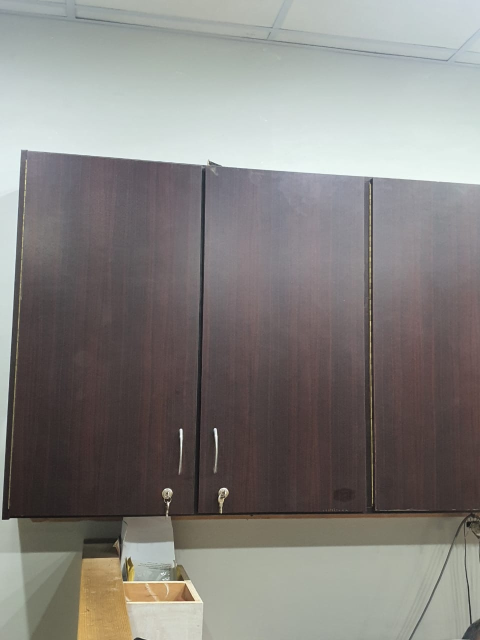
#> input picture Input/cup.jpg, 960 x 1280 px (shown at 1/2 size)
$ python -i colorextraction.py   (imports and definitions only)
#> lines starting #> are read from the running program, lines starting #| are printed output that depends on the picture; after the words box and inside, x2 and y2 are one past the last pixel; in counts of white or black regions, pixels touching at a corner belong together
### colormask.py
import cv2
import numpy as np
from matplotlib import pyplot as plt

import imutils

def segment(path):
#> called with path = 'Input/cup.jpg'
    img = cv2.imread(path)
#> img is the input picture: shape (1280, 960, 3); mean B, G, R 127, 130.3, 133
    img2=img.copy()
    edges = cv2.Canny(img.copy(),100,200)
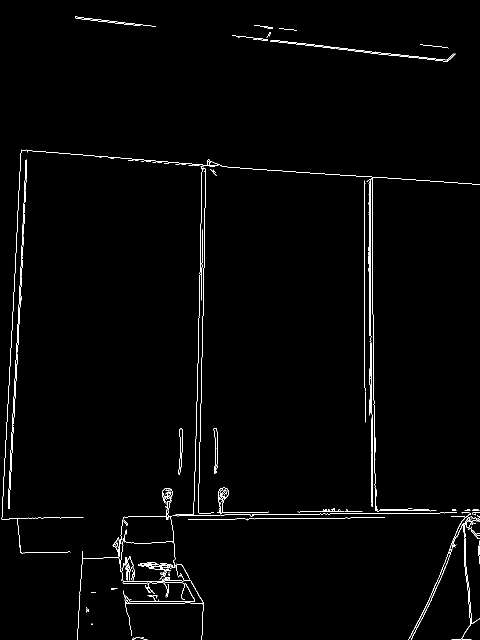
#> edges: shape (1280, 960) (shown at 1/2 size); 1.3% white in thin lines or dots
    image = edges
    image = cv2.cvtColor(image, cv2.COLOR_BGR2RGB)
#> image: shape (1280, 960, 3); 1.3% white in thin lines or dots
    # convert to grayscale
    gray = cv2.cvtColor(image, cv2.COLOR_RGB2GRAY)

    _, binary = cv2.threshold(gray,135,135, cv2.THRESH_BINARY_INV)
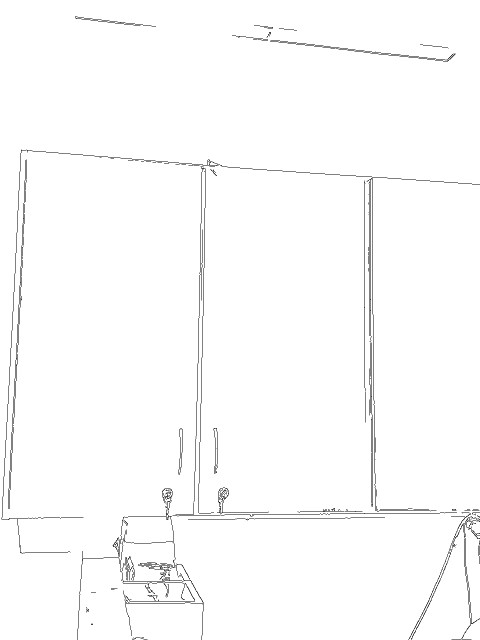
#> binary: shape (1280, 960) (shown at 1/2 size); values 0 (black) and 135 (white), 98.7% white; black in thin lines or dots
    contours, hierarchy = cv2.findContours(binary, cv2.RETR_TREE   , cv2.RETR_TREE)
#> contours = 1273 contours, 1198 with area under 20; largest, box (x1, y1, x2, y2) and area: (0, 0, 960, 1280) 1225800, (739, 366, 742, 673) 328, (246, 1160, 331, 1165) 168, (728, 535, 731, 689) 153, (327, 1169, 391, 1204) 144
    # draw all contours
    n=len(contours)-1
#> n = 1272
    contours=sorted(contours,key=cv2.contourArea,reverse=False)[:n]
#> contours = 1272 contours, 1198 with area under 20; largest, box (x1, y1, x2, y2) and area: (739, 366, 742, 673) 328, (246, 1160, 331, 1165) 168, (728, 535, 731, 689) 153, (327, 1169, 391, 1204) 144, (741, 828, 745, 906) 108
    for c in contours:
        hull=cv2.convexHull(c)
        cv2.drawContours(image,[hull],0,(0,255,0),2)
        g2 = cv2.cvtColor(image, cv2.COLOR_BGR2GRAY)
        r, t2 = cv2.threshold(g2, 140,180, cv2.THRESH_BINARY)

        masked = cv2.bitwise_and(img2, img2, mask = t2)
#> this loop made 1272 passes
#> (c, hull) on passes 1 to 3: ([[934, 1278], [938, 1278]], [[938, 1278], [934, 1278]]), ([[909, 1278], [913, 1278]], [[913, 1278], [909, 1278]]), ([[286, 1278], [291, 1278]], [[291, 1278], [286, 1278]])
#> pass 1, in segment, `masked = cv2.bitwise_and(img2, img2, mask = t2)`:
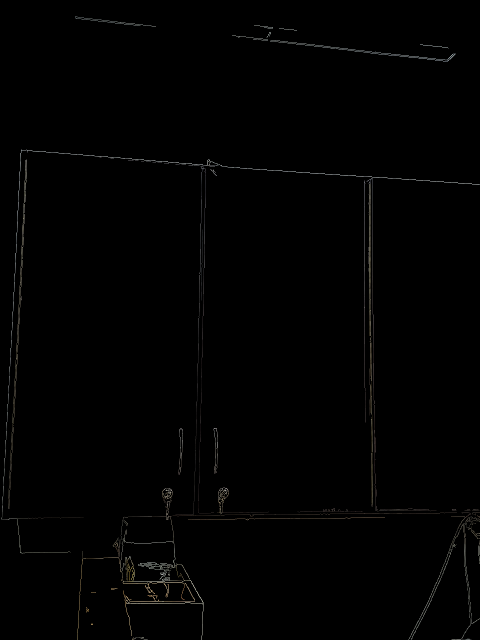
#> masked: shape (1280, 960, 3) (shown at 1/2 size); mean B, G, R 1.4, 1.5, 1.6
#> after the loop: image: shape (1280, 960, 3); mean R, G, B 0.1, 10.4, 0.1
    return masked

### colorextraction.py
from collections import Counter
from sklearn.cluster import KMeans
from matplotlib import colors
import matplotlib.pyplot as plt
import numpy as np
import cv2
from colormask import segment
import webcolors

from sklearn.metrics import mean_squared_error

def rgb_to_hex(rgb_color):
    hex_color = "#"
    for i in rgb_color:
        hex_color += ("{:02x}".format(int(i)))
    return hex_color
def preprocess(raw):
    image = cv2.resize(raw, (299, 299), interpolation = cv2.INTER_AREA)
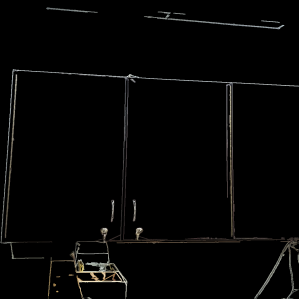
#> image: shape (299, 299, 3); mean R, G, B 5, 4.8, 4.4
    image = image.reshape(image.shape[0]*image.shape[1], 3)
    return image
def analyze(img,a):
#> called with img = array of shape (89401, 3), a = 'a'
    clf = KMeans(n_clusters = 5)
    color_labels = clf.fit_predict(img)
    center_colors = clf.cluster_centers_
    counts = Counter(color_labels)
#> counts = {0: 84067, 1: 1560, 2: 2135, 4: 1104, 3: 535}
    ordered_colors = [center_colors[i] for i in counts.keys()]
#> ordered_colors = [[0.151, 0.138, 0.125], [78.51, 75.21, 69.24], [39.63, 36.36, 33.23], [119.5, 119, 110.5], [171.6, 168.4, 152.6]]
    hex_colors = [rgb_to_hex(ordered_colors[i]) for i in counts.keys()]
#> the loop in rgb_to_hex, `for i in rgb_color:` made 3 passes
#> (i, hex_color) on passes 1 to 3: (0.151, '#00'), (0.138, '#0000'), (0.125, '#000000')
#> the loop in rgb_to_hex (call 2), `for i in rgb_color:` made 3 passes
#> (i, hex_color) on passes 1 to 3: (78.51, '#4e'), (75.21, '#4e4b'), (69.24, '#4e4b45')
#> hex_colors = ['#000000', '#4e4b45', '#272421', '#aba898', '#77766e']
    plt.figure(figsize = (12, 8))
    plt.pie(counts.values(), labels = hex_colors, colors = hex_colors)
    #print("Found the following colors:\n")
    plt.savefig(a+".png")
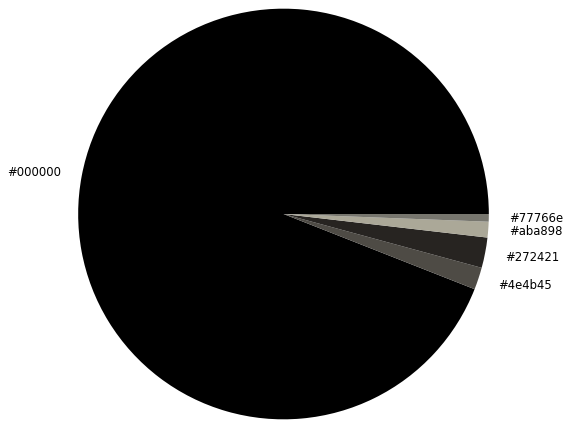
#> figure drawn by matplotlib, 1 panel
    lis={}
    for color,y in zip(hex_colors,counts.values()):
     # print(color,"  ",y)
      lis[y]=color
#> this loop made 5 passes
#> (color, y) on passes 1 to 5: ('#000000', 84067), ('#4e4b45', 1560), ('#272421', 2135), ('#aba898', 1104), ('#77766e', 535)
#> after the loop, lis = {84067: '#000000', 1560: '#4e4b45', 2135: '#272421', 1104: '#aba898', 535: '#77766e'}

    return lis
def hex2name(c):
    h_color = c
    try:
        nm = webcolors.hex_to_name(h_color, spec='css3')
    except ValueError as v_error:
        print("{}".format(v_error))
        rms_lst = []
        for img_clr, img_hex in webcolors.CSS3_NAMES_TO_HEX.items():
            cur_clr = webcolors.hex_to_rgb(img_hex)
            rmse = np.sqrt(mean_squared_error(webcolors.hex_to_rgb(c), cur_clr))
            rms_lst.append(rmse)

        closest_color = rms_lst.index(min(rms_lst))

        nm = list(webcolors.CSS3_NAMES_TO_HEX.items())[closest_color][0]
    return nm
def color(path):
    masked=segment(path)
    masked1 = cv2.cvtColor(masked.copy(), cv2.COLOR_BGR2RGB)
    modified_masked = preprocess(masked1)
    lis1 = analyze(modified_masked,"a")
#> lis1 has the same summary as lis in analyze
    image = cv2.imread(path)
    image2 = cv2.cvtColor(image.copy(), cv2.COLOR_BGR2RGB)
    modified_image = preprocess(image2)
#> in preprocess (call 2), `image = cv2.resize(raw, (299, 299), interpolation = cv2.INTER_AREA)`:
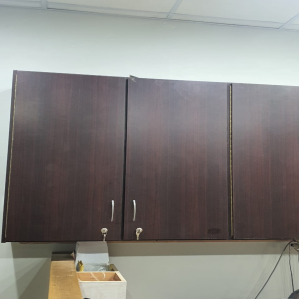
#> image: shape (299, 299, 3); mean R, G, B 133, 130.3, 127
    lis = analyze(modified_image,"b")
#> call 2 of analyze, with img = array of shape (89401, 3), a = 'b'
#> in analyze (call 2), `counts = Counter(color_labels)`: counts = {0: 18710, 1: 15879, 3: 12569, 4: 18101, 2: 24142}
#> in analyze (call 2), `ordered_colors = [center_colors[i] for i in counts.keys()]`: ordered_colors = [[169.8, 175.4, 167.6], [208.9, 219, 216.5], [141.4, 135.3, 133.4], [107.3, 98.4, 95.67], [69.41, 58.24, 56.63]]
#> in analyze (call 2), `hex_colors = [rgb_to_hex(ordered_colors[i]) for i in counts.keys()]`: hex_colors = ['#a9afa7', '#d0dbd8', '#6b625f', '#453a38', '#8d8785']
#> in analyze (call 2), `plt.savefig(a+".png")`:
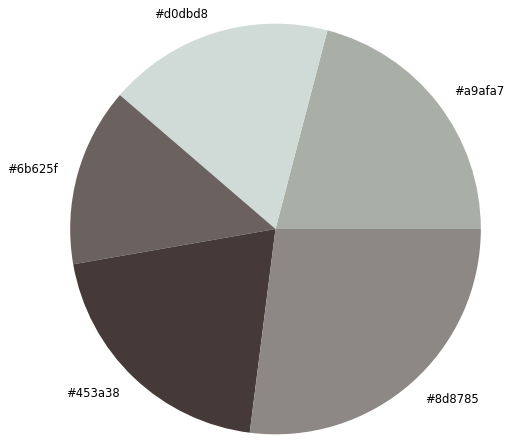
#> figure drawn by matplotlib, 1 panel
#> the loop in analyze (call 2), `for color,y in zip(hex_colors,counts.values()): # print(color,"  ",y)` made 5 passes
#> (color, y) on passes 1 to 5: ('#a9afa7', 18710), ('#d0dbd8', 15879), ('#6b625f', 12569), ('#453a38', 18101), ('#8d8785', 24142)
#> after the loop in analyze (call 2), `for color,y in zip(hex_colors,counts.values()):`: lis = {18710: '#a9afa7', 15879: '#d0dbd8', 12569: '#6b625f', 18101: '#453a38', 24142: '#8d8785'}
    top=sorted(lis1.keys(),reverse=True)
#> top = [84067, 2135, 1560, 1104, 535]
    top2=sorted(lis.keys(),reverse=True)
#> top2 = [24142, 18710, 18101, 15879, 12569]

    background=hex2name(lis[top2[0]])
    object=hex2name(lis1[top[1]])
    #print("background = ",background)
    #print("object = ",object)
    return object,background

#color("E:\FYP\Final pipeline\Beds\B2.jpg")

#> (the run stopped early here; a loop or call above may not have finished)
